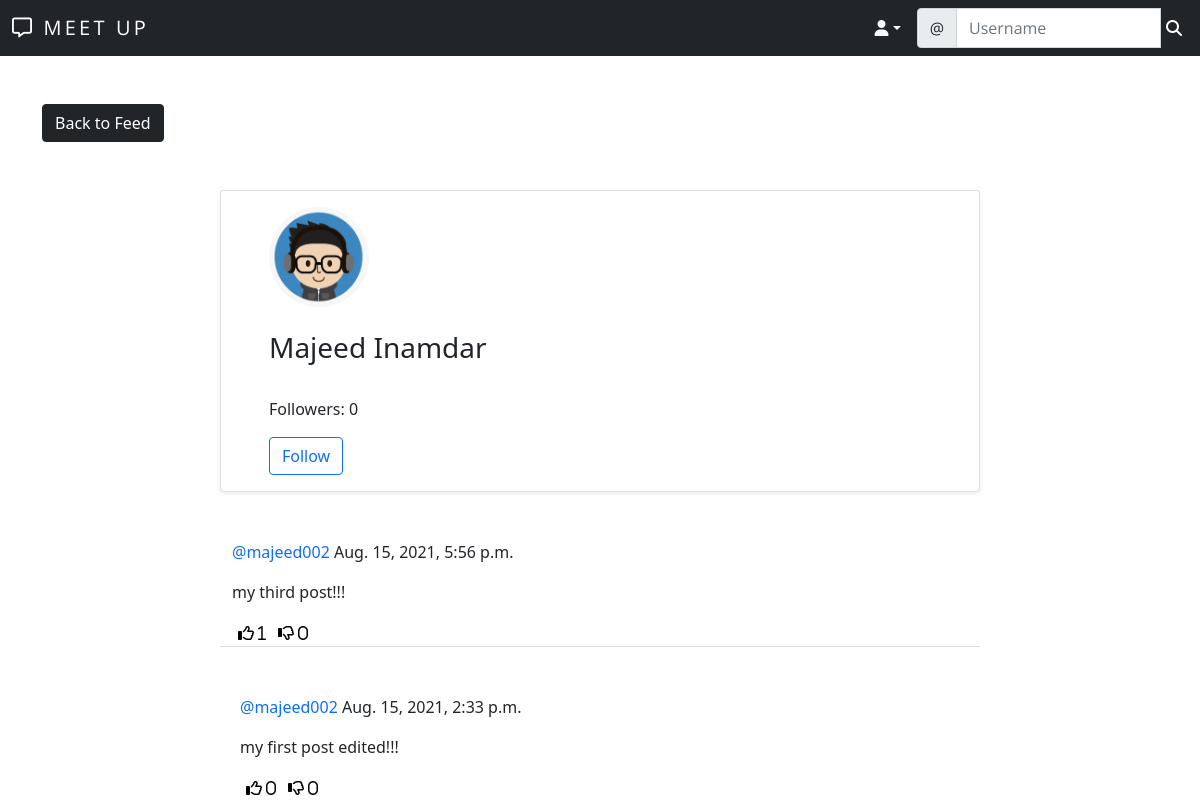
Page /meet/profile/2/ on the earlier database version.
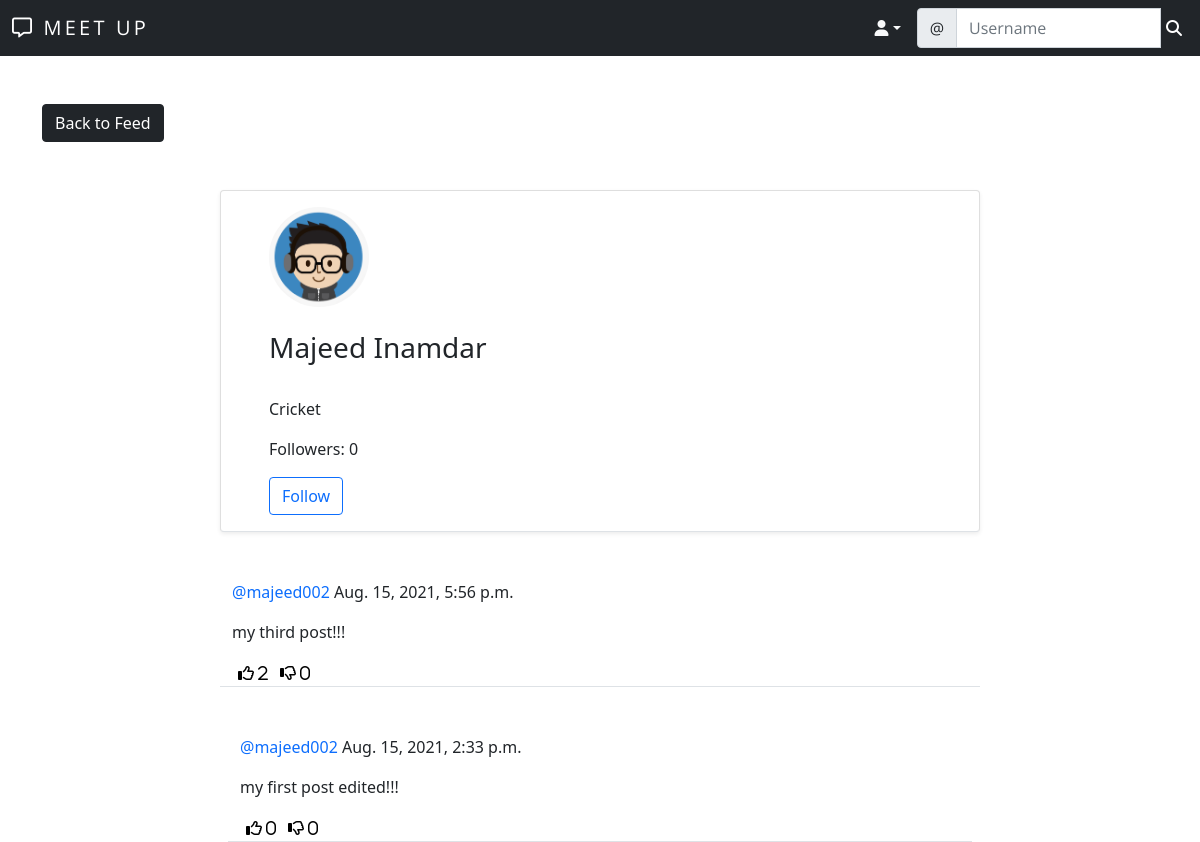
Same page on the later database version.
### meet/models.py (models this page shows)
class UserProfile(models.Model):
	user = models.OneToOneField(User, primary_key=True, verbose_name='user', related_name='profile', on_delete=models.CASCADE)
	name = models.CharField(max_length=30, blank=True, null=True)
	bio = models.TextField(max_length=500, blank=True, null=True)
	interest = models.CharField(max_length=100, blank=True, null=True)
	birth_date =models.DateField(null=True, blank=True)
	location = models.CharField(max_length=100, blank=True, null=True)
	picture = models.ImageField(upload_to='uploads/profile_pictures', default='uploads/profile_pictures/default.png', blank=True)
	followers = models.ManyToManyField(User, blank=True, related_name='followers')

class Post(models.Model):
    body = models.TextField()
    created_on = models.DateTimeField(default=timezone.now)
    author = models.ForeignKey(User, on_delete=models.CASCADE)
    likes = models.ManyToManyField(User, blank=True, related_name='likes')
    dislikes = models.ManyToManyField(User, blank=True, related_name='dislikes')

### meet/views.py (the view)
# urls.py: path('profile/<int:pk>/', ProfileView.as_view(), name='profile'),
class ProfileView(View):
    def get(self, request, pk, *args, **kwargs):
        profile = UserProfile.objects.get(pk=pk)
        user = profile.user
        posts = Post.objects.filter(author=user).order_by('-created_on')
        followers = profile.followers.all()
        number_of_followers = len(followers)
        if len(followers) == 0:
            is_following = False
        for follower in followers:
            if follower == request.user:
                is_following = True
                break
            else:
                is_following = False
        context = {
            'user': user,
            'profile': profile,
            'posts': posts,
            'number_of_followers': number_of_followers,
            'is_following' : is_following,
            }
        return render(request, 'meet/profile.html', context)

### meet/templates/meet/profile.html (shortened to what this page needs)
{% extends 'landing/base.html' %}
{% block content %}
<div class="container">
    <div class="row mt-5">
        <div class="col-md-3 col-sm-6">
            <a href="{% url 'post_list' %}" class="btn btn-dark">Back to Feed</a>
        </div>
    </div>
    <div class="row justify-content-center mt-5">
        <div class="card shadow-sm col-md-8 col-sm-12 border-bottom px-5 pt-3">
            <img src="{{ profile.picture.url }}" class="rounded-circle" width="100" height="100" />
            {% if profile.name %}
            <h3 class="py-4">{{ profile.name }}
                {% endif %}
            </h3>
            {% if profile.interest %}
            <p>{{ profile.interest }}</p>
            {% endif %}
            <div class="mb-3">
                <p>Followers: {{ number_of_followers }}</p>
                {% if user == request.user%}
                {% else %}
                {% if is_following %}
                <form action="{% url 'remove-follower' profile.pk %}" method="post">
                    {% csrf_token %}
                    <button class="btn btn-outline-dark" type="submit">Unfollow</button>
                </form>
                {% else %}
                <form action="{% url 'add-follower' profile.pk %}" method="post">
                    <button class="btn btn-outline-primary" type="submit">Follow</button>
                </form>
                {% endif %}
                {% endif %}
            </div>
        </div>
    </div>
    {% for post in posts %}
    <div class="row justify-content-center mt-5">
        <div class="col-md-8 col-sm-12 border-bottom">
            <p><a style="text-decoration: none" class="text-primary" href="{% url 'profile' post.author.profile.pk %}">@{{ post.author }}</a> {{ post.created_on }}</p>
            <div class="position-relative">
                <p>{{ post.body }}</p>
            </div>
            <div class="d-flex flex-row">
                <form method="POST" action="{% url 'like' post.pk %}">
                    <button style="background-color: transparent; border: none; box-shadow: none;" type="submit">
                        <i class="far fa-thumbs-up"> <span>{{ post.likes.all.count }}</span></i>
                    </button>
                </form>
                <form method="POST" action="{% url 'dislike' post.pk %}">
                    <button style="background-color: transparent; border: none; box-shadow: none;" type="submit">
                        <i class="far fa-thumbs-down"> <span>{{ post.dislikes.all.count }}</span></i>
                    </button>
                </form>
        </div>
    </div>
    {% endfor %}
</div>
{% endblock content %}

### landing/templates/landing/base.html (shortened to what this page needs)
<!doctype html>
<html lang="en">
  <head>
    <link href="https://cdn.jsdelivr.net/npm/bootstrap@5.0.2/dist/css/bootstrap.min.css" rel="stylesheet">
  </head>
  <body>
      {% include 'landing/navbar.html' %}
      {% block content %}
      {% endblock content %}
  </body>
</html>

### landing/templates/landing/navbar.html (shortened to what this page needs)
<nav class="navbar navbar-expand-lg navbar-dark bg-dark " style="font-family: 'Open Sans', sans-serif;">
  <div class="container-fluid">
    <a class="navbar-brand"
      {% if user.is_authenticated %}
        href="{% url 'post_list' %}"
      {% else %}
        href="{% url 'index' %}"
      {% endif %}
          style="letter-spacing: 0.2rem; font-family: 'Open Sans', sans-serif;">
      <i class="far fa-comment-alt"></i> MEET UP
    </a>
    {% if user.is_authenticated %}
          <div class="nav-item dropdown mr-5 d-flex">
            <a class="nav-link dropdown-toggle text-light" data-bs-toggle="dropdown" role="buton" aria-expanded="false"><i class="fas fa-user"></i></a>
            <form class="d-flex justify-content-end" method="GET" action="{% url 'profile-search' %}">
              <div class="input-group">
                <span class="input-group-text" id="basic-addon1">@</span>
                  <input type="text" class="form-control" placeholder="Username" aria-label="Username" aria-describedby="basic-addon1" name="query" value="{{ request.GET.query }}">
                  <button style="border: none; background-color: transparent; box-shadow: none" type="submit"><i class="fas fa-search" style="color: white;"></i></button>
              </div>
            </form>
          </div>
    {% endif %}
    </div>
</nav>

Differences in the rows shown:
changed UserProfile "Majeed Inamdar": interest (not shown) → "Cricket"
computed for Post "Aug. 15, 2021, 5:56 p.m.": likes.all.count "1" → "2"
